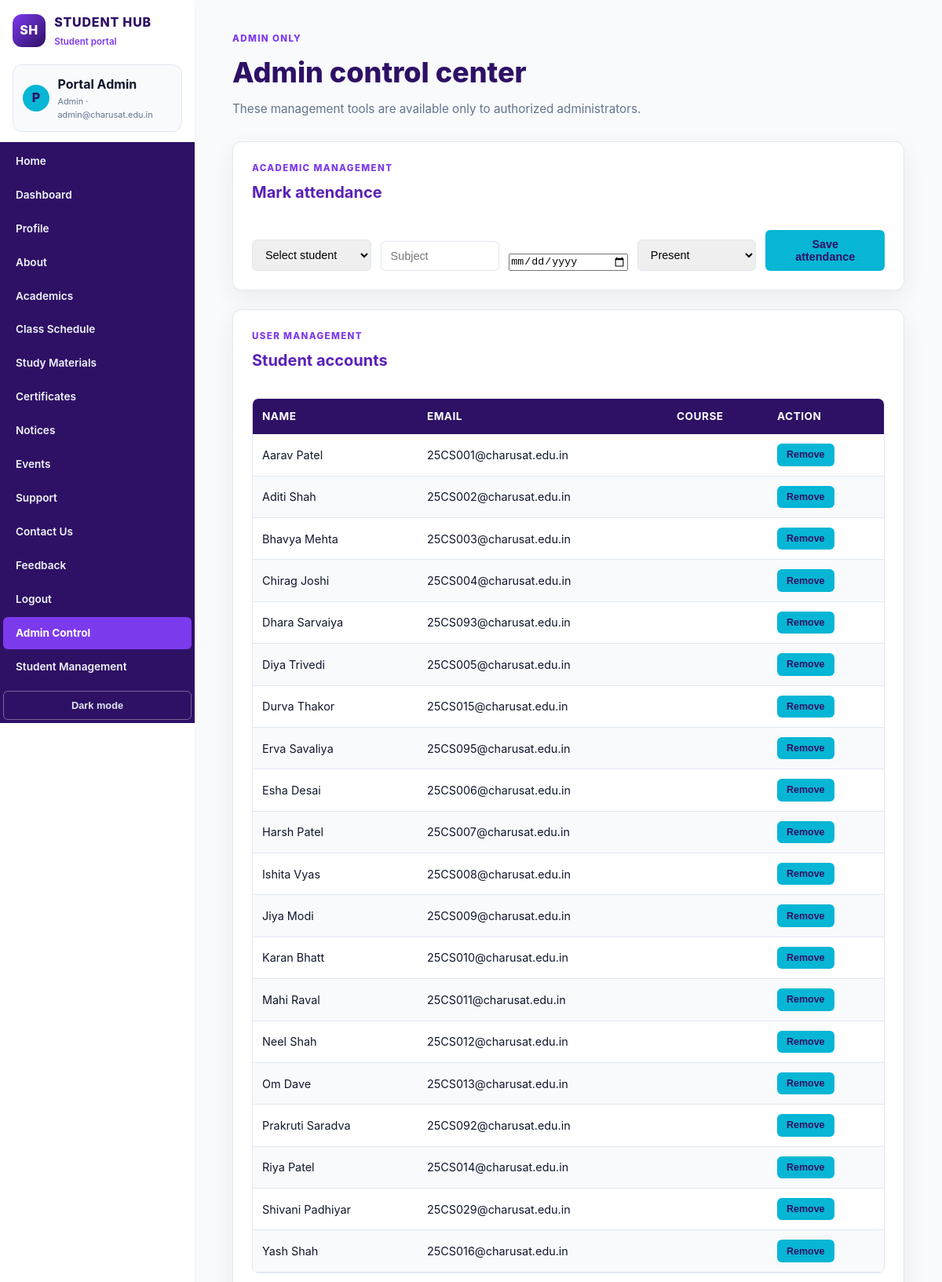
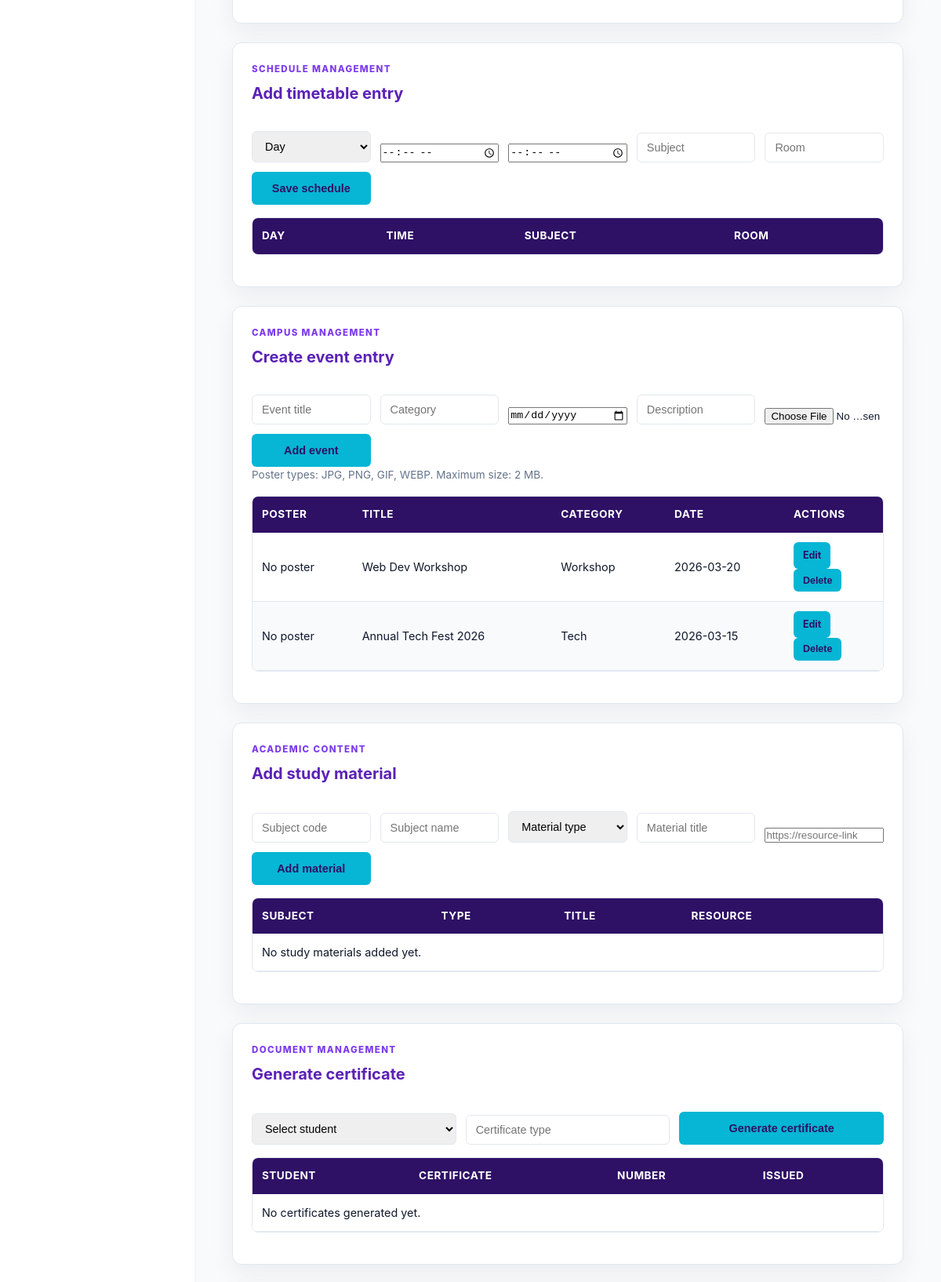
/admin_management.php (signed in, upper part), run on the app's committed database (2 pictures, top to bottom).
### tables this page shows
CREATE TABLE IF NOT EXISTS students (
    id INT AUTO_INCREMENT PRIMARY KEY,
    fullname VARCHAR(100) NOT NULL,
    email VARCHAR(100) UNIQUE NOT NULL,
    password VARCHAR(255) NOT NULL,
    phone VARCHAR(20) DEFAULT NULL,
    course VARCHAR(100) DEFAULT NULL,
    academic_year VARCHAR(20) DEFAULT NULL,
    gender VARCHAR(20) DEFAULT NULL,
    profile_photo VARCHAR(255) DEFAULT NULL,
    status ENUM('active', 'inactive') NOT NULL DEFAULT 'active',
    role ENUM('admin', 'student') NOT NULL DEFAULT 'student',
    created_at TIMESTAMP DEFAULT CURRENT_TIMESTAMP
);

CREATE TABLE IF NOT EXISTS events (
    id INT AUTO_INCREMENT PRIMARY KEY,
    title VARCHAR(150) NOT NULL,
    category VARCHAR(50) NOT NULL,
    event_date DATE NOT NULL,
    description TEXT,
    poster_path VARCHAR(255) DEFAULT NULL
);

### admin_management.php (the view, shortened to what this page needs)
<?php
require_once __DIR__ . '/page_session.php';
$pdo->exec(
    "ALTER TABLE events
     ADD COLUMN IF NOT EXISTS poster_path VARCHAR(255) DEFAULT NULL"
);
$pdo->exec(
    'CREATE TABLE IF NOT EXISTS attendance (
        id INT AUTO_INCREMENT PRIMARY KEY,
        student_id INT NOT NULL,
        subject VARCHAR(100) NOT NULL,
        attendance_date DATE NOT NULL,
        status ENUM("present", "absent") NOT NULL,
        UNIQUE KEY attendance_entry (student_id, subject, attendance_date),
        FOREIGN KEY (student_id) REFERENCES students(id) ON DELETE CASCADE
    )'
);
$pdo->exec(
    'CREATE TABLE IF NOT EXISTS timetable (
        id INT AUTO_INCREMENT PRIMARY KEY,
        day_name VARCHAR(20) NOT NULL,
        start_time TIME NOT NULL,
        end_time TIME NOT NULL,
        subject VARCHAR(100) NOT NULL,
        room VARCHAR(50) DEFAULT NULL
    )'
);
$pdo->exec(
    'CREATE TABLE IF NOT EXISTS study_materials (
        id INT AUTO_INCREMENT PRIMARY KEY,
        subject_code VARCHAR(30) NOT NULL,
        subject_name VARCHAR(150) NOT NULL,
        material_type VARCHAR(50) NOT NULL,
        title VARCHAR(150) NOT NULL,
        resource_url VARCHAR(500) NOT NULL,
        created_at TIMESTAMP DEFAULT CURRENT_TIMESTAMP
    )'
);
$pdo->exec(
    'CREATE TABLE IF NOT EXISTS certificates (
        id INT AUTO_INCREMENT PRIMARY KEY,
        student_id INT NOT NULL,
        certificate_type VARCHAR(100) NOT NULL,
        certificate_number VARCHAR(50) NOT NULL UNIQUE,
        issued_at DATE NOT NULL,
        status ENUM("issued", "revoked") NOT NULL DEFAULT "issued",
        FOREIGN KEY (student_id) REFERENCES students(id) ON DELETE CASCADE
    )'
);
$students = $pdo->query(
    "SELECT id, fullname, email, course, academic_year
     FROM students WHERE role = 'student' ORDER BY fullname"
)->fetchAll();
$events = $pdo->query(
    'SELECT id, title, category, event_date, description, poster_path
     FROM events ORDER BY event_date DESC LIMIT 20'
)->fetchAll();
$materials = $pdo->query(
    'SELECT subject_code, subject_name, material_type, title, resource_url
     FROM study_materials ORDER BY created_at DESC LIMIT 20'
)->fetchAll();
$certificates = $pdo->query(
    'SELECT c.certificate_number, c.certificate_type, c.issued_at, s.fullname
     FROM certificates c INNER JOIN students s ON s.id = c.student_id
     ORDER BY c.issued_at DESC LIMIT 20'
)->fetchAll();
?>
<!DOCTYPE html>
<html lang="en">
<head>
    <link rel="stylesheet" href="style.css?v=20261022">
</head>
<body>
<main id="main-content">
    <div class="page-heading">
        <div>
            <p class="eyebrow">ADMIN ONLY</p>
            <h1>Admin control center</h1>
            <p class="page-subtitle">These management tools are available only to authorized administrators.</p>
        </div>
    </div>
    <section id="attendance" class="admin-section">
        <div class="section-heading"><div><p class="eyebrow">ACADEMIC MANAGEMENT</p><h2>Mark attendance</h2></div></div>
        <form method="post" class="admin-form">
            <select name="student_id" required><option value="">Select student</option></select>
            <input type="text" name="subject" placeholder="Subject" required>
            <input type="date" name="attendance_date" required>
            <select name="status"><option value="present">Present</option><option value="absent">Absent</option></select>
            <button class="btn btn-primary" type="submit">Save attendance</button>
        </form>
    </section>
    <section id="students" class="admin-section">
        <div class="section-heading"><div><p class="eyebrow">USER MANAGEMENT</p><h2>Student accounts</h2></div></div>
        <div class="admin-table-wrap"><table><thead><tr><th>Name</th><th>Email</th><th>Course</th><th>Action</th></tr></thead><tbody>
        <?php foreach ($students as $student): ?><tr><td><?= htmlspecialchars($student['fullname']) ?></td><td><?= htmlspecialchars($student['email']) ?></td><td></td><td><form method="post" onsubmit="return confirm('Remove this student account?');"><button class="btn btn-danger" type="submit">Remove</button></form></td></tr><?php endforeach; ?>
        </tbody></table></div>
    </section>
    <section id="timetable" class="admin-section">
        <div class="section-heading"><div><p class="eyebrow">SCHEDULE MANAGEMENT</p><h2>Add timetable entry</h2></div></div>
        <form method="post" class="admin-form">
            <select name="day_name" required><option value="">Day</option><?php foreach (['Monday','Tuesday','Wednesday','Thursday','Friday','Saturday'] as $day): ?><option><?= $day ?></option><?php endforeach; ?></select>
            <input type="time" name="start_time" required><input type="time" name="end_time" required>
            <input type="text" name="timetable_subject" placeholder="Subject" required><input type="text" name="room" placeholder="Room">
            <button class="btn btn-primary" type="submit">Save schedule</button>
        </form>
        <div class="admin-table-wrap"><table><thead><tr><th>Day</th><th>Time</th><th>Subject</th><th>Room</th></tr></thead></table></div>
    </section>
    <section id="events" class="admin-section">
        <div class="section-heading"><div><p class="eyebrow">CAMPUS MANAGEMENT</p><h2>Create event entry</h2></div></div>
        <form method="post" class="admin-form" enctype="multipart/form-data">
            <input type="hidden" name="action" value="event_create"><input type="text" name="title" placeholder="Event title" required><input type="text" name="category" placeholder="Category" required><input type="date" name="event_date" required><input type="text" name="description" placeholder="Description"><input type="file" name="poster" accept=".jpg,.jpeg,.png,.gif,.webp" aria-label="Event poster (JPG, PNG, GIF, or WEBP; max 2 MB)"><button class="btn btn-primary" type="submit">Add event</button>
        </form>
        <p class="form-help">Poster types: JPG, PNG, GIF, WEBP. Maximum size: 2 MB.</p>
        <div class="admin-table-wrap"><table><thead><tr><th>Poster</th><th>Title</th><th>Category</th><th>Date</th><th>Actions</th></tr></thead><tbody><?php foreach ($events as $event): ?><tr>
            <td><?php if ($event['poster_path']): ?><img class="event-poster-thumb" src="<?= htmlspecialchars($event['poster_path']) ?>" alt="<?= htmlspecialchars($event['title']) ?> poster"><?php else: ?>No poster<?php endif; ?></td>
            <td><?= htmlspecialchars($event['title']) ?></td><td><?= htmlspecialchars($event['category']) ?></td><td><?= htmlspecialchars($event['event_date']) ?></td>
            <td><details><summary class="btn btn-light">Edit</summary></details><form method="post" onsubmit="return confirm('Delete this event?');"><button class="btn btn-danger" type="submit">Delete</button></form></td>
        </tr><?php endforeach; ?><?php if (!$events): ?><tr><td colspan="5">No events added yet.</td></tr><?php endif; ?></tbody></table></div>
    </section>
    <section id="materials" class="admin-section">
        <div class="section-heading"><div><p class="eyebrow">ACADEMIC CONTENT</p><h2>Add study material</h2></div></div>
        <form method="post" class="admin-form">
            <input type="text" name="subject_code" placeholder="Subject code" required>
            <input type="text" name="subject_name" placeholder="Subject name" required>
            <select name="material_type" required><option value="">Material type</option><option>Notes</option><option>PPT</option><option>Assignment</option><option>Previous paper</option></select>
            <input type="text" name="material_title" placeholder="Material title" required>
            <input type="url" name="resource_url" placeholder="https://resource-link" required>
            <button class="btn btn-primary" type="submit">Add material</button>
        </form>
        <div class="admin-table-wrap"><table><thead><tr><th>Subject</th><th>Type</th><th>Title</th><th>Resource</th></tr></thead><tbody><?php if (!$materials): ?><tr><td colspan="4">No study materials added yet.</td></tr><?php endif; ?></tbody></table></div>
    </section>
    <section id="certificates" class="admin-section">
        <div class="section-heading"><div><p class="eyebrow">DOCUMENT MANAGEMENT</p><h2>Generate certificate</h2></div></div>
        <form method="post" class="admin-form">
            <select name="certificate_student_id" required><option value="">Select student</option></select>
            <input type="text" name="certificate_type" placeholder="Certificate type" required>
            <button class="btn btn-primary" type="submit">Generate certificate</button>
        </form>
        <div class="admin-table-wrap"><table><thead><tr><th>Student</th><th>Certificate</th><th>Number</th><th>Issued</th></tr></thead><tbody><?php if (!$certificates): ?><tr><td colspan="4">No certificates generated yet.</td></tr><?php endif; ?></tbody></table></div>
    </section>
</main>
</body>
</html>

### style.css (style rules this page uses)
*, *::before, *::after { box-sizing: border-box; margin: 0; padding: 0; }
:root { --primary-dark: #2e1065; --primary: #5b21b6; --primary-light: #7c3aed; --accent-gold: #06b6d4; --accent-hover: #0891b2; --bg-main: #f8fafc; --bg-card: #ffffff; --bg-tint: #ecfeff; --text-main: #0f172a; --text-muted: #64748b; --border-color: #e2e8f0; --sidebar-width: 248px; --shadow-soft: 0 10px 30px rgba(15, 23, 42, 0.06); }
body { font-family: -apple-system, BlinkMacSystemFont, "Segoe UI", Roboto, Oxygen, Ubuntu, Cantarell, sans-serif; line-height: 1.6; color: var(--text-main); background-color: var(--bg-main); display: flex; flex-direction: column; min-height: 100vh; overflow-x: hidden; }
main { flex: 1; width: 100%; max-width: 1200px; min-width: 0; margin: 0 auto; padding: 1.5rem 1rem; overflow-x: auto; margin-left: var(--sidebar-width); width: calc(100% - var(--sidebar-width)); max-width: 1400px; padding: 2.5rem clamp(1.25rem, 4vw, 3.5rem); }
h1, .page-title { color: var(--primary-dark); font-size: 1.75rem; font-weight: 800; margin-bottom: 0.5rem; }
h2 { color: var(--primary); font-size: 1.25rem; margin-bottom: 1rem; }
section { background: var(--bg-card); border: 1px solid var(--border-color); border-radius: 12px; padding: 1.5rem; margin-bottom: 1.5rem; box-shadow: var(--shadow-soft); }
.page-heading { display: flex; align-items: flex-end; justify-content: space-between; gap: 1rem; margin-bottom: 1.75rem; }
.page-heading h1 { margin-bottom: 0.35rem; font-size: clamp(1.65rem, 3vw, 2.35rem); }
.eyebrow { color: var(--primary-light); font-size: 0.72rem; font-weight: 800; letter-spacing: 0.12em; margin-bottom: 0.35rem; }
.page-subtitle { color: var(--text-muted); font-size: 0.95rem; }
.btn-primary { background: var(--primary); color: #fff; }
.btn-light { background: #fff; color: var(--primary-dark); }
.btn-danger { background: #dc2626; color: #fff; }
.admin-section { scroll-margin-top: 1rem; }
.section-heading { display: flex; justify-content: space-between; align-items: center; margin-bottom: 1rem; }
.admin-form { display: grid; grid-template-columns: repeat(auto-fit, minmax(150px, 1fr)); gap: 0.75rem; align-items: end; }
.admin-form .btn { min-height: 42px; }
.form-help { color: var(--text-muted); font-size: 0.85rem; }
.admin-table-wrap { width: 100%; overflow-x: auto; margin-top: 1rem; }
.admin-table-wrap table { min-width: 640px; }
.admin-table-wrap form { margin: 0; }
.admin-table-wrap .btn { padding: 0.45rem 0.75rem; font-size: 0.78rem; }
.table-responsive, div:has(> table), section:has(> table) { width: 100%; overflow-x: auto; margin: 1rem 0; border-radius: 8px; border: 1px solid var(--border-color); }
table { width: 100%; border-collapse: collapse; background-color: var(--bg-card); font-size: 0.9rem; }
thead th { background-color: var(--primary-dark); color: #ffffff; font-size: 0.85rem; text-transform: uppercase; letter-spacing: 0.5px; padding: 12px; text-align: left; }
tbody td { border-bottom: 1px solid var(--border-color); padding: 12px; }
tbody tr:nth-child(even) { background-color: #f8fafc; }
input[type="text"], input[type="email"], input[type="password"], input[type="tel"], select, textarea { width: 100%; padding: 10px 12px; border: 1px solid var(--border-color); border-radius: 6px; font-size: 0.9rem; transition: border-color 0.2s, box-shadow 0.2s; }
input[type="submit"], input[type="reset"], button, .btn { background-color: var(--accent-gold); color: var(--primary-dark); border: none; padding: 10px 20px; font-size: 0.9rem; font-weight: 700; border-radius: 6px; cursor: pointer; text-decoration: none; display: inline-block; text-align: center; transition: background-color 0.2s, transform 0.1s; }

### data on the page
students: fullname "Aarav Patel", email "25CS001@charusat.edu.in"
students: fullname "Aditi Shah", email "25CS002@charusat.edu.in"
students: fullname "Bhavya Mehta", email "25CS003@charusat.edu.in"
students: fullname "Chirag Joshi", email "25CS004@charusat.edu.in"
students: fullname "Dhara Sarvaiya", email "25CS093@charusat.edu.in"
students: fullname "Diya Trivedi", email "25CS005@charusat.edu.in"
students: fullname "Durva Thakor", email "25CS015@charusat.edu.in"
students: fullname "Erva Savaliya", email "25CS095@charusat.edu.in"
students: fullname "Esha Desai", email "25CS006@charusat.edu.in"
students: fullname "Harsh Patel", email "25CS007@charusat.edu.in"
students: fullname "Ishita Vyas", email "25CS008@charusat.edu.in"
students: fullname "Jiya Modi", email "25CS009@charusat.edu.in"
students: fullname "Karan Bhatt", email "25CS010@charusat.edu.in"
students: fullname "Mahi Raval", email "25CS011@charusat.edu.in"
students: fullname "Neel Shah", email "25CS012@charusat.edu.in"
students: fullname "Om Dave", email "25CS013@charusat.edu.in"
students: fullname "Prakruti Saradva", email "25CS092@charusat.edu.in"
students: fullname "Riya Patel", email "25CS014@charusat.edu.in"
students: fullname "Shivani Padhiyar", email "25CS029@charusat.edu.in"
students: fullname "Yash Shah", email "25CS016@charusat.edu.in"
events: shows "No poster", title "Web Dev Workshop", category "Workshop", event_date "2026-03-20"
events: shows "No poster", title "Annual Tech Fest 2026", category "Tech", event_date "2026-03-15"

### other printed values
substr($name, 0, 1) "P"
$name "Portal Admin"
$role "Admin"
$email "admin@charusat.edu.in"
$label "Home"
$label "Dashboard"
$label "Profile"
$label "About"
$label "Academics"
$label "Class Schedule"
$label "Study Materials"
$label "Certificates"
$label "Notices"
$label "Events"
$label "Support"
